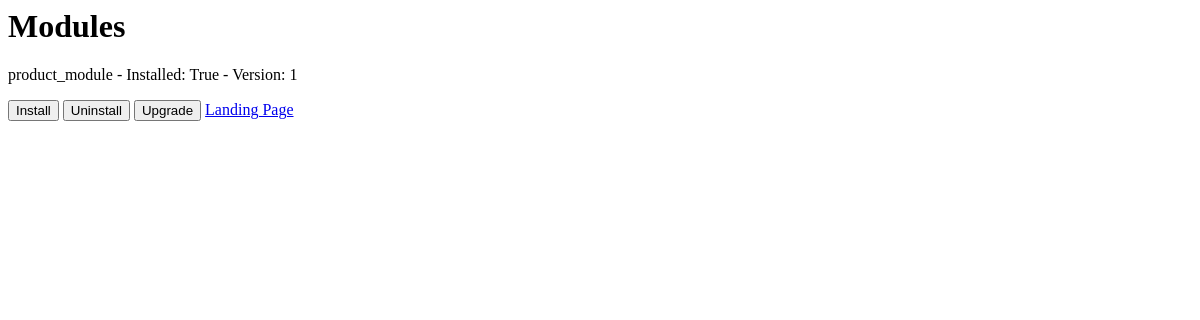
The page /module/ on the database as committed earlier.
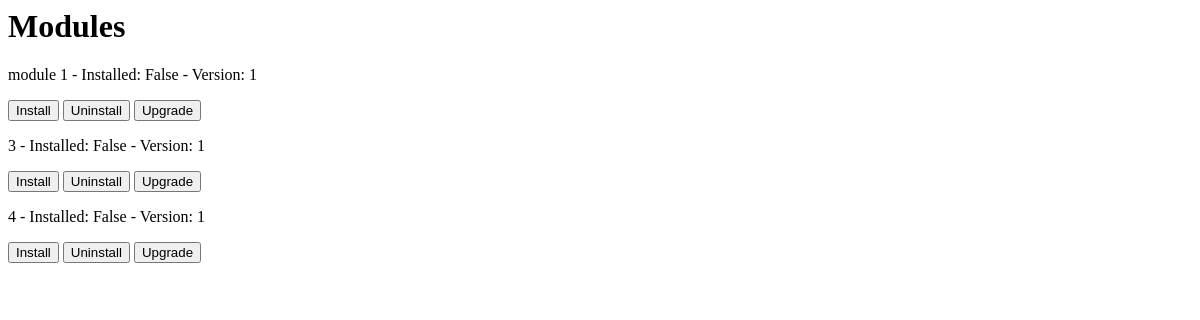
The same page on the database as committed later.
### engine/models.py (models this page shows, shortened)
class Module(models.Model):
    name = models.CharField(max_length=100)
    installed = models.BooleanField(default=False)
    version = models.CharField(max_length=10)

### engine/views.py (the view, shortened to what this page needs)
# urls.py: path('module/', engine_views.module_list, name='module-list'),
def module_list(request):
    modules = Module.objects.all()
    return render(request, 'engine/module_list.html', {'modules': modules})

### engine/templates/engine/module_list.html (shortened to what this page needs)
<h1>Modules</h1>
{% for module in modules %}
  <p>{{ module.name }} - Installed: {{ module.installed }} - Version: {{ module.version }}</p>
  <form method="post">
    <button type="submit" name="action" value="install">Install</button>
    <button type="submit" name="action" value="uninstall">Uninstall</button>
    <button type="submit" name="action" value="upgrade">Upgrade</button>
    {% if module.installed %}
      <a href="{% url 'product-list' module.id %}">Landing Page</a>
    {% endif %}
  </form>
{% endfor %}

Rows that differ between the two databases and show on the page:
removed Module: name "product_module", installed "True", version "1", shows "Landing Page"
added Module: name "module 1", installed "False", version "1"
added Module: name "3", installed "False", version "1"
added Module: name "4", installed "False", version "1"
